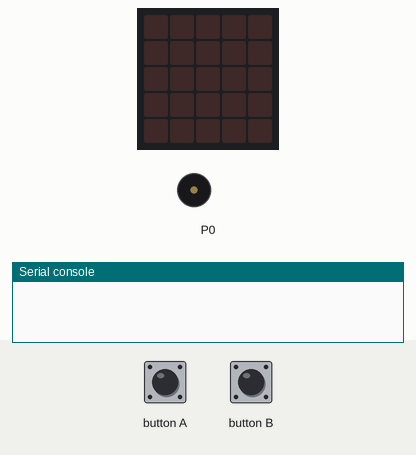
A program run on a simulated BBC micro:bit (MakeCode). Parts: the board's 5×5 LED display, buzzer (waves = sounding), the last lines printed to the serial console. Inputs (shaded band) come from the test bench. No radio messages arrive unless stated (any console line starting 'radio sent:' is added by the test bench).

Above: at 1.2 s.
1.3 s: button B pressed for 0.15 s
At 1.8 s:
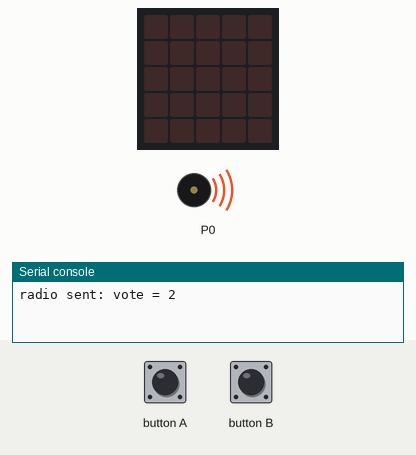
3.4 s: button A pressed for 0.15 s
At 4.0 s:
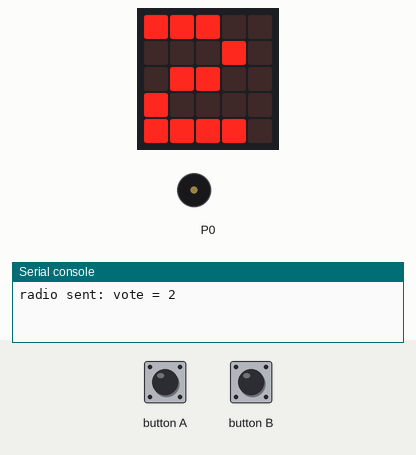
5.0 s: button B pressed for 0.15 s
At 5.5 s:
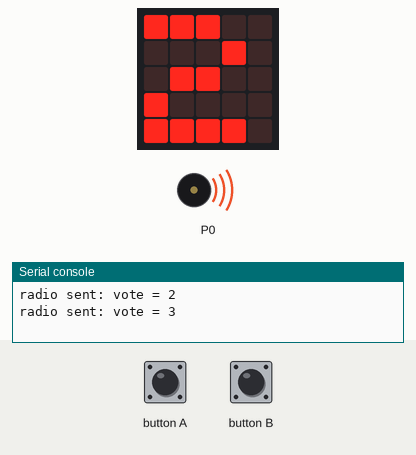
7.1 s: button A pressed for 0.15 s
At 8.0 s:
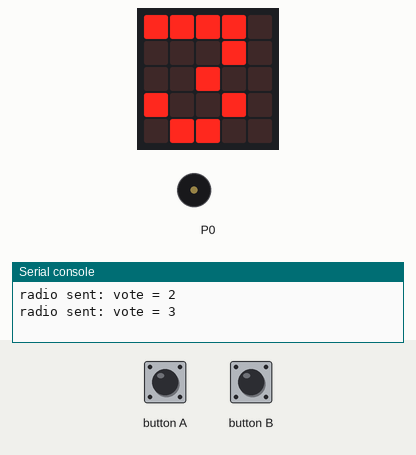
Timing chart, 0 to 9.7 s (numbered marks = the images above; inputs shaded):
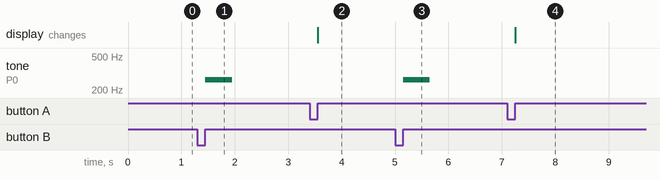

The program:

main.ts
```typescript
radio.setGroup(69)
radio.setTransmitPower(7)
radio.setTransmitSerialNumber(true)
let my_serial = control.deviceSerialNumber()
let name = "vote"
let vote = 1
input.onButtonPressed(Button.A, function on_button_pressed_a() {

    vote = (vote + 1) % 4
    basic.showNumber(vote)
})
input.onButtonPressed(Button.B, function sending() {
    radio.sendValue("vote", vote + 1)
    music.playTone(Note.C, music.beat(1000))
})
```

test.ts
```typescript
// Tady jsou testy. Při použití tohoto balíčku jako rozšíření nebude zkompilováno.
```

Measured:
- after the input at 1.3 s, tone on P0: silent → 262 Hz after 0.15 s, → silent 0.50 s later
- after the input at 3.4 s, the display: changes after 0.15 s (image 2)
- after the input at 5.0 s, tone on P0: silent → 262 Hz after 0.15 s, → silent 0.50 s later
- after the input at 7.1 s, the display: changes after 0.15 s (image 4)
